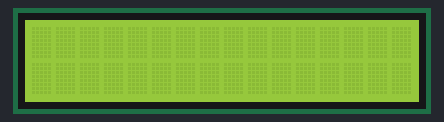
The sketch below on a simulated Arduino Uno, built with avr-gcc and run on an emulated ATmega328P. On the bench: 16×2 character LCD.

Above: at 0.1 s.
At 0.6 s:
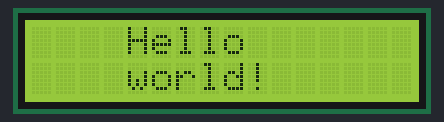

The sketch:

LCD1602.ino
```cpp
/*
 * Author: MIUZEI
 * IDE V1.6.9
 * Email:support@miuzeitech.com
 */
// initialize the library with the numbers of the interface pins
#include <LiquidCrystal.h>
LiquidCrystal lcd(12, 11, 5, 4, 3, 2);
void setup()
{
// set up the LCD's number of columns and rows:
  lcd.begin(16,2); //size of display
// Print a message to the LCD.
  lcd.print("    Hello ");
  lcd.setCursor(0,1);  //Display position, second line (column, row)
  lcd.print("    world!");
}
void loop()
{
// Turn off the display:
  lcd.noDisplay();
  delay(500);
  // Turn on the display:
  lcd.display();
  delay(2000);
 }
```

Measured:
- what the display in image 1 shows lasts 2.0 s, from 0.6 s to 2.6 s
